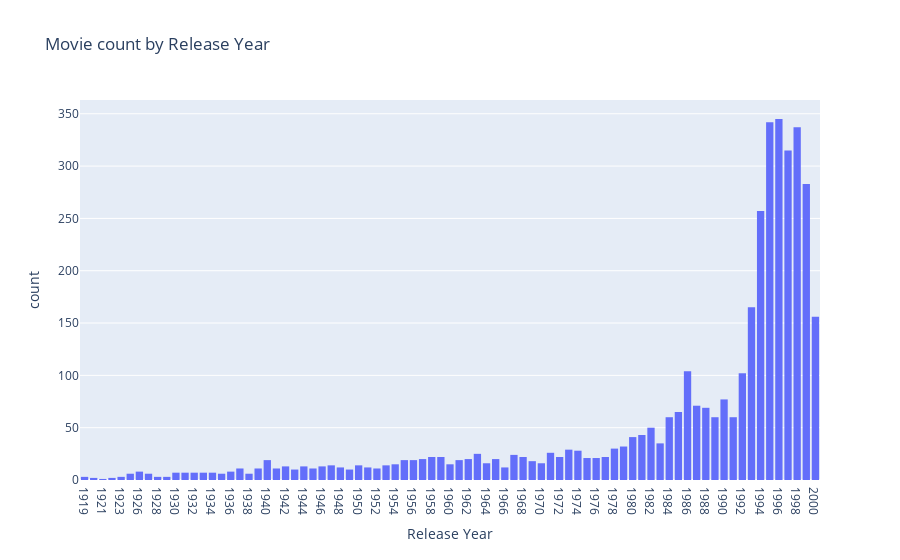

Notebook source saved alongside this figure:
### Code cell
# Use RE to get the release year and plot it using px library
import re
import plotly.express as px

movie_df['Release Year'] = movie_df['Title'].apply(lambda movie_name: re.search('\((\d{4})\)', movie_name).groups(1)[0])
movie_df_sorted = movie_df.sort_values('Release Year')
movie_count_by_year = px.histogram(movie_df_sorted, x='Release Year', title='Movie count by Release Year')
movie_count_by_year.show()

### Figure 1 — Plotly figure (JSON) as saved in the notebook; plotly's stock layout.template omitted (floating-point values rounded to 4 significant figures; data arrays with more than 128 entries replaced by an {"elided": "..."} marker saying what was removed)
{"data": [{"alignmentgroup": "True", "bingroup": "x", "hovertemplate": "Release Year=%{x}<br>count=%{y}<extra></extra>", "legendgroup": "", "marker": {"color": "#636efa", "pattern": {"shape": ""}}, "name": "", "offsetgroup": "", "orientation": "v", "showlegend": false, "type": "histogram", "x": {"elided": "3883 str values"}, "xaxis": "x", "yaxis": "y"}], "layout": {"barmode": "relative", "legend": {"tracegroupgap": 0}, "title": {"text": "Movie count by Release Year"}, "xaxis": {"anchor": "y", "domain": [0, 1], "title": {"text": "Release Year"}}, "yaxis": {"anchor": "x", "domain": [0, 1], "title": {"text": "count"}}}}
